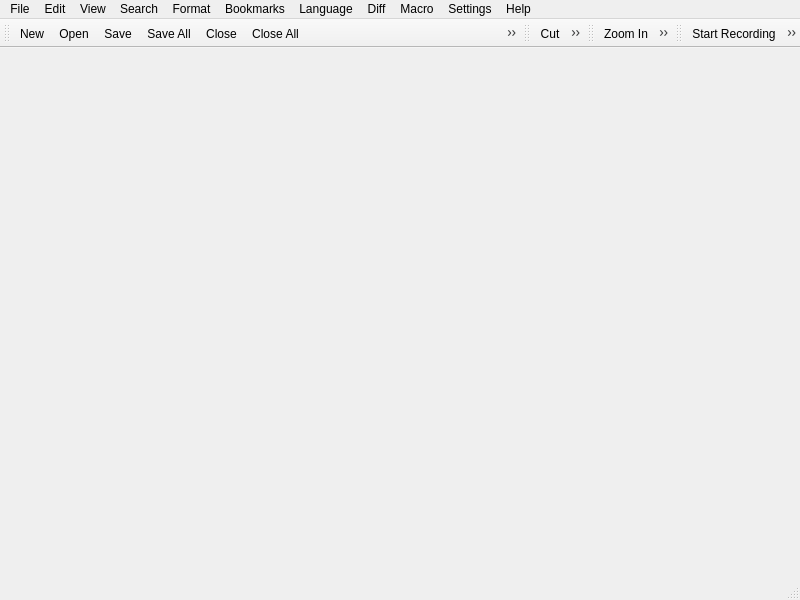
<?xml version="1.0" encoding="UTF-8"?>
<ui version="4.0">
 <class>MainWindow</class>
 <widget class="QMainWindow" name="MainWindow">
  <property name="geometry">
   <rect>
    <x>0</x>
    <y>0</y>
    <width>800</width>
    <height>600</height>
   </rect>
  </property>
  <property name="windowTitle">
   <string>Raptor</string>
  </property>
  <property name="windowIcon">
   <iconset resource="../ressources.qrc">
    <normaloff>:/images/raptor.png</normaloff>:/images/raptor.png</iconset>
  </property>
  <widget class="QWidget" name="centralwidget"/>
  <widget class="QMenuBar" name="menubar">
   <property name="geometry">
    <rect>
     <x>0</x>
     <y>0</y>
     <width>800</width>
     <height>21</height>
    </rect>
   </property>
   <widget class="QMenu" name="menuFile">
    <property name="title">
     <string>File</string>
    </property>
    <widget class="QMenu" name="menuRecentFiles">
     <property name="title">
      <string>Recent Files</string>
     </property>
     <property name="icon">
      <iconset resource="../ressources.qrc">
       <normaloff>:/images/favorite.png</normaloff>:/images/favorite.png</iconset>
     </property>
     <addaction name="actionEmptyRecentFilesList"/>
     <addaction name="actionOpenAllRecentFiles"/>
    </widget>
    <widget class="QMenu" name="menuSessions">
     <property name="title">
      <string>Sessions</string>
     </property>
     <property name="icon">
      <iconset resource="../ressources.qrc">
       <normaloff>:/images/session.png</normaloff>:/images/session.png</iconset>
     </property>
     <addaction name="actionSessionSave"/>
     <addaction name="actionSessionRestore"/>
    </widget>
    <addaction name="actionNew"/>
    <addaction name="actionOpen"/>
    <addaction name="separator"/>
    <addaction name="actionSave"/>
    <addaction name="actionSaveAll"/>
    <addaction name="actionSaveAs"/>
    <addaction name="actionSaveACopyAs"/>
    <addaction name="separator"/>
    <addaction name="actionReload"/>
    <addaction name="separator"/>
    <addaction name="actionPrint"/>
    <addaction name="separator"/>
    <addaction name="actionClose"/>
    <addaction name="actionCloseAll"/>
    <addaction name="actionCloseAllExceptCurrentDocument"/>
    <addaction name="separator"/>
    <addaction name="menuSessions"/>
    <addaction name="separator"/>
    <addaction name="menuRecentFiles"/>
    <addaction name="separator"/>
    <addaction name="actionExit"/>
   </widget>
   <widget class="QMenu" name="menuEdit">
    <property name="title">
     <string>Edit</string>
    </property>
    <widget class="QMenu" name="menuIndentation">
     <property name="title">
      <string>Indentation</string>
     </property>
     <addaction name="actionIndent"/>
     <addaction name="actionUnindent"/>
     <addaction name="separator"/>
     <addaction name="actionAutoIndentation"/>
     <addaction name="actionIndentationGuides"/>
     <addaction name="separator"/>
     <addaction name="actionReindentFile"/>
     <addaction name="actionReindentOpenFiles"/>
    </widget>
    <widget class="QMenu" name="menuConvertCaseTo">
     <property name="title">
      <string>Convert Case To</string>
     </property>
     <addaction name="actionUpperCase"/>
     <addaction name="actionLowerCase"/>
    </widget>
    <widget class="QMenu" name="menuLines">
     <property name="title">
      <string>Lines/Words</string>
     </property>
     <addaction name="actionDuplicateLine"/>
     <addaction name="actionCutLine"/>
     <addaction name="actionCopyLine"/>
     <addaction name="actionDeleteLine"/>
     <addaction name="actionMoveLineUp"/>
     <addaction name="actionMoveLineDown"/>
     <addaction name="separator"/>
     <addaction name="actionDeleteWord"/>
    </widget>
    <addaction name="actionUndo"/>
    <addaction name="actionRedo"/>
    <addaction name="separator"/>
    <addaction name="actionCut"/>
    <addaction name="actionCopy"/>
    <addaction name="actionPaste"/>
    <addaction name="actionSelectAll"/>
    <addaction name="separator"/>
    <addaction name="menuIndentation"/>
    <addaction name="menuConvertCaseTo"/>
    <addaction name="menuLines"/>
    <addaction name="actionTrimTrailingSpaces"/>
    <addaction name="separator"/>
    <addaction name="actionReadOnly"/>
   </widget>
   <widget class="QMenu" name="menuView">
    <property name="title">
     <string>View</string>
    </property>
    <widget class="QMenu" name="menuZoom">
     <property name="title">
      <string>Zoom</string>
     </property>
     <property name="icon">
      <iconset resource="../ressources.qrc">
       <normaloff>:/images/zoom.png</normaloff>:/images/zoom.png</iconset>
     </property>
     <addaction name="actionZoomIn"/>
     <addaction name="actionZoomOut"/>
     <addaction name="separator"/>
     <addaction name="actionRestoreDefaultZoom"/>
    </widget>
    <widget class="QMenu" name="menuInvisibleSymbol">
     <property name="title">
      <string>Invisible Symbol</string>
     </property>
     <property name="icon">
      <iconset resource="../ressources.qrc">
       <normaloff>:/images/paragraph.png</normaloff>:/images/paragraph.png</iconset>
     </property>
     <addaction name="actionShowWhitespaceAndTab"/>
     <addaction name="actionShowEndOfLine"/>
     <addaction name="actionShowAll"/>
     <addaction name="separator"/>
     <addaction name="actionIndentationGuides"/>
    </widget>
    <widget class="QMenu" name="menuFold_level">
     <property name="title">
      <string>Fold level</string>
     </property>
     <addaction name="actionFoldLevel_1"/>
     <addaction name="actionFoldLevel_2"/>
     <addaction name="actionFoldLevel_3"/>
     <addaction name="actionFoldLevel_4"/>
     <addaction name="actionFoldLevel_5"/>
     <addaction name="actionFoldLevel_6"/>
     <addaction name="actionFoldLevel_7"/>
     <addaction name="actionFoldLevel_8"/>
    </widget>
    <widget class="QMenu" name="menuUnfold_level">
     <property name="title">
      <string>Unfold level</string>
     </property>
     <addaction name="actionUnfoldLevel_1"/>
     <addaction name="actionUnfoldLevel_2"/>
     <addaction name="actionUnfoldLevel_3"/>
     <addaction name="actionUnfoldLevel_4"/>
     <addaction name="actionUnfoldLevel_5"/>
     <addaction name="actionUnfoldLevel_6"/>
     <addaction name="actionUnfoldLevel_7"/>
     <addaction name="actionUnfoldLevel_8"/>
    </widget>
    <addaction name="menuZoom"/>
    <addaction name="menuInvisibleSymbol"/>
    <addaction name="separator"/>
    <addaction name="actionFoldAll"/>
    <addaction name="menuFold_level"/>
    <addaction name="menuUnfold_level"/>
   </widget>
   <widget class="QMenu" name="menuFormat">
    <property name="title">
     <string>Format</string>
    </property>
    <addaction name="actionConvertToWindowsFormat"/>
    <addaction name="actionConvertToUnixFormat"/>
    <addaction name="actionConvertToMacFormat"/>
   </widget>
   <widget class="QMenu" name="menuHelp">
    <property name="title">
     <string>Help</string>
    </property>
    <addaction name="actionAbout"/>
   </widget>
   <widget class="QMenu" name="menuLanguage">
    <property name="title">
     <string>Language</string>
    </property>
   </widget>
   <widget class="QMenu" name="menuMacro">
    <property name="title">
     <string>Macro</string>
    </property>
    <addaction name="actionStartRecording"/>
    <addaction name="actionStopRecording"/>
    <addaction name="actionRunMacro"/>
    <addaction name="actionRunMacroMultipleTimes"/>
    <addaction name="separator"/>
    <addaction name="actionSaveMacro"/>
   </widget>
   <widget class="QMenu" name="menuSettings">
    <property name="title">
     <string>Settings</string>
    </property>
    <addaction name="actionSettings"/>
   </widget>
   <widget class="QMenu" name="menuBookmarks">
    <property name="title">
     <string>Bookmarks</string>
    </property>
    <addaction name="actionToggleBookmark"/>
    <addaction name="actionRemoveAllBookmarks"/>
    <addaction name="separator"/>
    <addaction name="actionNextBookmark"/>
    <addaction name="actionPreviousBookmark"/>
   </widget>
   <widget class="QMenu" name="menuSearch">
    <property name="title">
     <string>Search</string>
    </property>
    <addaction name="actionSearch"/>
    <addaction name="actionFindNext"/>
    <addaction name="actionFindPrevious"/>
   </widget>
   <widget class="QMenu" name="menuDiff">
    <property name="title">
     <string>Diff</string>
    </property>
    <addaction name="actionDiff"/>
    <addaction name="actionDiffClearResult"/>
   </widget>
   <addaction name="menuFile"/>
   <addaction name="menuEdit"/>
   <addaction name="menuView"/>
   <addaction name="menuSearch"/>
   <addaction name="menuFormat"/>
   <addaction name="menuBookmarks"/>
   <addaction name="menuLanguage"/>
   <addaction name="menuDiff"/>
   <addaction name="menuMacro"/>
   <addaction name="menuSettings"/>
   <addaction name="menuHelp"/>
  </widget>
  <widget class="QStatusBar" name="statusbar"/>
  <widget class="QToolBar" name="toolBarFile">
   <property name="windowTitle">
    <string>File</string>
   </property>
   <property name="iconSize">
    <size>
     <width>22</width>
     <height>22</height>
    </size>
   </property>
   <attribute name="toolBarArea">
    <enum>TopToolBarArea</enum>
   </attribute>
   <attribute name="toolBarBreak">
    <bool>false</bool>
   </attribute>
   <addaction name="actionNew"/>
   <addaction name="actionOpen"/>
   <addaction name="actionSave"/>
   <addaction name="actionSaveAll"/>
   <addaction name="actionClose"/>
   <addaction name="actionCloseAll"/>
   <addaction name="actionCloseAllExceptCurrentDocument"/>
   <addaction name="actionPrint"/>
   <addaction name="separator"/>
  </widget>
  <widget class="QToolBar" name="toolBarEdit">
   <property name="windowTitle">
    <string>Edit</string>
   </property>
   <property name="iconSize">
    <size>
     <width>22</width>
     <height>22</height>
    </size>
   </property>
   <attribute name="toolBarArea">
    <enum>TopToolBarArea</enum>
   </attribute>
   <attribute name="toolBarBreak">
    <bool>false</bool>
   </attribute>
   <addaction name="actionCut"/>
   <addaction name="actionCopy"/>
   <addaction name="actionPaste"/>
   <addaction name="separator"/>
   <addaction name="actionUndo"/>
   <addaction name="actionRedo"/>
  </widget>
  <widget class="QToolBar" name="toolBarView">
   <property name="windowTitle">
    <string>View</string>
   </property>
   <property name="iconSize">
    <size>
     <width>22</width>
     <height>22</height>
    </size>
   </property>
   <attribute name="toolBarArea">
    <enum>TopToolBarArea</enum>
   </attribute>
   <attribute name="toolBarBreak">
    <bool>false</bool>
   </attribute>
   <addaction name="actionZoomIn"/>
   <addaction name="actionZoomOut"/>
   <addaction name="separator"/>
   <addaction name="actionShowAll"/>
  </widget>
  <widget class="QToolBar" name="toolBarMacro">
   <property name="windowTitle">
    <string>Macro</string>
   </property>
   <property name="iconSize">
    <size>
     <width>22</width>
     <height>22</height>
    </size>
   </property>
   <attribute name="toolBarArea">
    <enum>TopToolBarArea</enum>
   </attribute>
   <attribute name="toolBarBreak">
    <bool>false</bool>
   </attribute>
   <addaction name="actionStartRecording"/>
   <addaction name="actionStopRecording"/>
   <addaction name="actionRunMacro"/>
   <addaction name="actionRunMacroMultipleTimes"/>
  </widget>
  <action name="actionNew">
   <property name="icon">
    <iconset resource="../ressources.qrc">
     <normaloff>:/images/new.png</normaloff>:/images/new.png</iconset>
   </property>
   <property name="text">
    <string>New</string>
   </property>
   <property name="statusTip">
    <string>Create new fie</string>
   </property>
   <property name="shortcut">
    <string>Ctrl+N</string>
   </property>
  </action>
  <action name="actionOpen">
   <property name="icon">
    <iconset resource="../ressources.qrc">
     <normaloff>:/images/open.png</normaloff>:/images/open.png</iconset>
   </property>
   <property name="text">
    <string>Open</string>
   </property>
   <property name="statusTip">
    <string>Open file</string>
   </property>
   <property name="shortcut">
    <string>Ctrl+O</string>
   </property>
  </action>
  <action name="actionSave">
   <property name="icon">
    <iconset resource="../ressources.qrc">
     <normaloff>:/images/save.png</normaloff>:/images/save.png</iconset>
   </property>
   <property name="text">
    <string>Save</string>
   </property>
   <property name="statusTip">
    <string>Save file</string>
   </property>
   <property name="shortcut">
    <string>Ctrl+S</string>
   </property>
  </action>
  <action name="actionSaveAs">
   <property name="icon">
    <iconset resource="../ressources.qrc">
     <normaloff>:/images/saveas.png</normaloff>:/images/saveas.png</iconset>
   </property>
   <property name="text">
    <string>Save As ...</string>
   </property>
   <property name="statusTip">
    <string>Save file as ...</string>
   </property>
   <property name="shortcut">
    <string>Ctrl+Alt+S</string>
   </property>
  </action>
  <action name="actionSaveACopyAs">
   <property name="text">
    <string>Save a Copy As ...</string>
   </property>
   <property name="statusTip">
    <string>Save a copy of this file as ...</string>
   </property>
  </action>
  <action name="actionClose">
   <property name="icon">
    <iconset resource="../ressources.qrc">
     <normaloff>:/images/closepage.png</normaloff>:/images/closepage.png</iconset>
   </property>
   <property name="text">
    <string>Close</string>
   </property>
   <property name="statusTip">
    <string>Close file</string>
   </property>
   <property name="shortcut">
    <string>Ctrl+W</string>
   </property>
  </action>
  <action name="actionCloseAll">
   <property name="icon">
    <iconset resource="../ressources.qrc">
     <normaloff>:/images/closeallpage.png</normaloff>:/images/closeallpage.png</iconset>
   </property>
   <property name="text">
    <string>Close All</string>
   </property>
   <property name="statusTip">
    <string>Close all files</string>
   </property>
  </action>
  <action name="actionCloseAllExceptCurrentDocument">
   <property name="icon">
    <iconset resource="../ressources.qrc">
     <normaloff>:/images/forbiddenpage.png</normaloff>:/images/forbiddenpage.png</iconset>
   </property>
   <property name="text">
    <string>Close All Except Current Document</string>
   </property>
   <property name="statusTip">
    <string>Close all files except the current one</string>
   </property>
  </action>
  <action name="actionExit">
   <property name="icon">
    <iconset resource="../ressources.qrc">
     <normaloff>:/images/exit.png</normaloff>:/images/exit.png</iconset>
   </property>
   <property name="text">
    <string>Exit</string>
   </property>
   <property name="statusTip">
    <string>Exit</string>
   </property>
   <property name="shortcut">
    <string>Alt+F4</string>
   </property>
  </action>
  <action name="actionSaveAll">
   <property name="icon">
    <iconset resource="../ressources.qrc">
     <normaloff>:/images/saveall.png</normaloff>:/images/saveall.png</iconset>
   </property>
   <property name="text">
    <string>Save All</string>
   </property>
   <property name="statusTip">
    <string>Save all files</string>
   </property>
   <property name="shortcut">
    <string>Ctrl+Shift+S</string>
   </property>
  </action>
  <action name="actionPrint">
   <property name="icon">
    <iconset resource="../ressources.qrc">
     <normaloff>:/images/print.png</normaloff>:/images/print.png</iconset>
   </property>
   <property name="text">
    <string>Print</string>
   </property>
   <property name="statusTip">
    <string>Print file</string>
   </property>
   <property name="shortcut">
    <string>Ctrl+P</string>
   </property>
  </action>
  <action name="actionUndo">
   <property name="icon">
    <iconset resource="../ressources.qrc">
     <normaloff>:/images/undo.png</normaloff>:/images/undo.png</iconset>
   </property>
   <property name="text">
    <string>Undo</string>
   </property>
   <property name="statusTip">
    <string>Undo</string>
   </property>
   <property name="shortcut">
    <string>Ctrl+Z</string>
   </property>
  </action>
  <action name="actionRedo">
   <property name="icon">
    <iconset resource="../ressources.qrc">
     <normaloff>:/images/redo.png</normaloff>:/images/redo.png</iconset>
   </property>
   <property name="text">
    <string>Redo</string>
   </property>
   <property name="statusTip">
    <string>Redo</string>
   </property>
   <property name="shortcut">
    <string>Ctrl+Y</string>
   </property>
  </action>
  <action name="actionCut">
   <property name="icon">
    <iconset resource="../ressources.qrc">
     <normaloff>:/images/cut.png</normaloff>:/images/cut.png</iconset>
   </property>
   <property name="text">
    <string>Cut</string>
   </property>
   <property name="statusTip">
    <string>Cut</string>
   </property>
   <property name="shortcut">
    <string>Ctrl+X</string>
   </property>
  </action>
  <action name="actionCopy">
   <property name="icon">
    <iconset resource="../ressources.qrc">
     <normaloff>:/images/copy.png</normaloff>:/images/copy.png</iconset>
   </property>
   <property name="text">
    <string>Copy</string>
   </property>
   <property name="statusTip">
    <string>Copy</string>
   </property>
   <property name="shortcut">
    <string>Ctrl+C</string>
   </property>
  </action>
  <action name="actionPaste">
   <property name="icon">
    <iconset resource="../ressources.qrc">
     <normaloff>:/images/paste.png</normaloff>:/images/paste.png</iconset>
   </property>
   <property name="text">
    <string>Paste</string>
   </property>
   <property name="statusTip">
    <string>Paste</string>
   </property>
   <property name="shortcut">
    <string>Ctrl+V</string>
   </property>
  </action>
  <action name="actionSelectAll">
   <property name="icon">
    <iconset resource="../ressources.qrc">
     <normaloff>:/images/selectall.png</normaloff>:/images/selectall.png</iconset>
   </property>
   <property name="text">
    <string>Select All</string>
   </property>
   <property name="statusTip">
    <string>Select All</string>
   </property>
   <property name="whatsThis">
    <string>Select All</string>
   </property>
   <property name="shortcut">
    <string>Ctrl+A</string>
   </property>
  </action>
  <action name="actionOpenAllRecentFiles">
   <property name="icon">
    <iconset resource="../ressources.qrc">
     <normaloff>:/images/open.png</normaloff>:/images/open.png</iconset>
   </property>
   <property name="text">
    <string>Open All Recent Files</string>
   </property>
   <property name="statusTip">
    <string>Open all recent files</string>
   </property>
  </action>
  <action name="actionEmptyRecentFilesList">
   <property name="icon">
    <iconset resource="../ressources.qrc">
     <normaloff>:/images/trashcan_empty.png</normaloff>:/images/trashcan_empty.png</iconset>
   </property>
   <property name="text">
    <string>Empty Recent Files List</string>
   </property>
   <property name="statusTip">
    <string>Clear the &quot;recent files&quot; list</string>
   </property>
  </action>
  <action name="actionIndent">
   <property name="icon">
    <iconset resource="../ressources.qrc">
     <normaloff>:/images/increase_indent.png</normaloff>:/images/increase_indent.png</iconset>
   </property>
   <property name="text">
    <string>Increase Line Indent</string>
   </property>
   <property name="statusTip">
    <string>Indent text</string>
   </property>
   <property name="shortcut">
    <string>Tab</string>
   </property>
  </action>
  <action name="actionUnindent">
   <property name="icon">
    <iconset resource="../ressources.qrc">
     <normaloff>:/images/decrease_indent.png</normaloff>:/images/decrease_indent.png</iconset>
   </property>
   <property name="text">
    <string>Decrease Line Indent</string>
   </property>
   <property name="statusTip">
    <string>Unindent text</string>
   </property>
   <property name="shortcut">
    <string>Shift+Tab</string>
   </property>
  </action>
  <action name="actionAutoIndentation">
   <property name="checkable">
    <bool>true</bool>
   </property>
   <property name="checked">
    <bool>true</bool>
   </property>
   <property name="text">
    <string>Auto Indentation</string>
   </property>
   <property name="statusTip">
    <string>Enable/Disable auto indentation</string>
   </property>
  </action>
  <action name="actionIndentationGuides">
   <property name="checkable">
    <bool>true</bool>
   </property>
   <property name="checked">
    <bool>true</bool>
   </property>
   <property name="text">
    <string>Indentation Guides</string>
   </property>
   <property name="statusTip">
    <string>Show indentation guides</string>
   </property>
  </action>
  <action name="actionZoomIn">
   <property name="icon">
    <iconset resource="../ressources.qrc">
     <normaloff>:/images/zoomin.png</normaloff>:/images/zoomin.png</iconset>
   </property>
   <property name="text">
    <string>Zoom In</string>
   </property>
   <property name="statusTip">
    <string>Zoom In</string>
   </property>
   <property name="shortcut">
    <string>Ctrl++</string>
   </property>
  </action>
  <action name="actionZoomOut">
   <property name="icon">
    <iconset resource="../ressources.qrc">
     <normaloff>:/images/zoomout.png</normaloff>:/images/zoomout.png</iconset>
   </property>
   <property name="text">
    <string>Zoom Out</string>
   </property>
   <property name="statusTip">
    <string>Zoom Out</string>
   </property>
   <property name="shortcut">
    <string>Ctrl+-</string>
   </property>
  </action>
  <action name="actionRestoreDefaultZoom">
   <property name="icon">
    <iconset resource="../ressources.qrc">
     <normaloff>:/images/zoom.png</normaloff>:/images/zoom.png</iconset>
   </property>
   <property name="text">
    <string>Restore Default Zoom</string>
   </property>
   <property name="statusTip">
    <string>Restore default zoom</string>
   </property>
   <property name="shortcut">
    <string>Ctrl+/</string>
   </property>
  </action>
  <action name="actionShowWhitespaceAndTab">
   <property name="checkable">
    <bool>true</bool>
   </property>
   <property name="text">
    <string>Show Whitespace and Tab</string>
   </property>
   <property name="statusTip">
    <string>Show whitespaces and tabs</string>
   </property>
  </action>
  <action name="actionShowEndOfLine">
   <property name="checkable">
    <bool>true</bool>
   </property>
   <property name="text">
    <string>Show End Of Line</string>
   </property>
   <property name="statusTip">
    <string>Show end of line</string>
   </property>
  </action>
  <action name="actionShowAll">
   <property name="checkable">
    <bool>true</bool>
   </property>
   <property name="icon">
    <iconset resource="../ressources.qrc">
     <normaloff>:/images/paragraph.png</normaloff>:/images/paragraph.png</iconset>
   </property>
   <property name="text">
    <string>Show All</string>
   </property>
   <property name="statusTip">
    <string>Show whitespaces, tabs and end of line</string>
   </property>
  </action>
  <action name="actionTrimTrailingSpaces">
   <property name="text">
    <string>Trim Trailing Spaces</string>
   </property>
   <property name="statusTip">
    <string>Trim trailing spaces</string>
   </property>
   <property name="whatsThis">
    <string/>
   </property>
  </action>
  <action name="actionUpperCase">
   <property name="icon">
    <iconset resource="../ressources.qrc">
     <normaloff>:/images/uppercase.png</normaloff>:/images/uppercase.png</iconset>
   </property>
   <property name="text">
    <string>UPPER CASE</string>
   </property>
   <property name="statusTip">
    <string>Convert selected text to upper case</string>
   </property>
   <property name="shortcut">
    <string>Ctrl+Shift+U</string>
   </property>
  </action>
  <action name="actionLowerCase">
   <property name="icon">
    <iconset resource="../ressources.qrc">
     <normaloff>:/images/lowercase.png</normaloff>:/images/lowercase.png</iconset>
   </property>
   <property name="text">
    <string>lower case</string>
   </property>
   <property name="statusTip">
    <string>Convert selected text to lower case</string>
   </property>
   <property name="shortcut">
    <string>Ctrl+U</string>
   </property>
  </action>
  <action name="actionReadOnly">
   <property name="checkable">
    <bool>true</bool>
   </property>
   <property name="text">
    <string>Read-Only</string>
   </property>
   <property name="toolTip">
    <string>Read-Only</string>
   </property>
   <property name="statusTip">
    <string>Set/Unset document in read-only</string>
   </property>
   <property name="whatsThis">
    <string/>
   </property>
  </action>
  <action name="actionConvertToWindowsFormat">
   <property name="icon">
    <iconset resource="../ressources.qrc">
     <normaloff>:/images/windows.png</normaloff>:/images/windows.png</iconset>
   </property>
   <property name="text">
    <string>Convert To Windows Format</string>
   </property>
   <property name="toolTip">
    <string>Convert To Windows Format</string>
   </property>
   <property name="statusTip">
    <string>Set end of line to a carriage return/line feed as used on Windows systems. (&quot;\r\n&quot;)</string>
   </property>
  </action>
  <action name="actionConvertToUnixFormat">
   <property name="icon">
    <iconset resource="../ressources.qrc">
     <normaloff>:/images/linux.png</normaloff>:/images/linux.png</iconset>
   </property>
   <property name="text">
    <string>Convert To Unix Format</string>
   </property>
   <property name="toolTip">
    <string>Convert To Unix Format</string>
   </property>
   <property name="statusTip">
    <string>Set end of line to a line feed as used on Unix systems. (&quot;\n&quot;)</string>
   </property>
  </action>
  <action name="actionConvertToMacFormat">
   <property name="icon">
    <iconset resource="../ressources.qrc">
     <normaloff>:/images/mac.png</normaloff>:/images/mac.png</iconset>
   </property>
   <property name="text">
    <string>Convert To Mac Format</string>
   </property>
   <property name="toolTip">
    <string>Convert To Mac Format</string>
   </property>
   <property name="statusTip">
    <string>Set end of line to a carriage return as used on Mac systems. (&quot;\r&quot;)</string>
   </property>
  </action>
  <action name="actionAbout">
   <property name="text">
    <string>About</string>
   </property>
   <property name="statusTip">
    <string>About...</string>
   </property>
  </action>
  <action name="actionStartRecording">
   <property name="icon">
    <iconset resource="../ressources.qrc">
     <normaloff>:/images/record.png</normaloff>:/images/record.png</iconset>
   </property>
   <property name="text">
    <string>Start Recording</string>
   </property>
   <property name="statusTip">
    <string>Start recording macro</string>
   </property>
  </action>
  <action name="actionStopRecording">
   <property name="icon">
    <iconset resource="../ressources.qrc">
     <normaloff>:/images/player_stop.png</normaloff>:/images/player_stop.png</iconset>
   </property>
   <property name="text">
    <string>Stop Recording</string>
   </property>
   <property name="statusTip">
    <string>Stop recording macro</string>
   </property>
  </action>
  <action name="actionRunMacro">
   <property name="icon">
    <iconset resource="../ressources.qrc">
     <normaloff>:/images/play.png</normaloff>:/images/play.png</iconset>
   </property>
   <property name="text">
    <string>Run Macro</string>
   </property>
   <property name="statusTip">
    <string>Run macro</string>
   </property>
  </action>
  <action name="actionRunMacroMultipleTimes">
   <property name="icon">
    <iconset resource="../ressources.qrc">
     <normaloff>:/images/play_forward.png</normaloff>:/images/play_forward.png</iconset>
   </property>
   <property name="text">
    <string>Run Macro Multiple Times ...</string>
   </property>
   <property name="statusTip">
    <string>Run macro multiple times</string>
   </property>
  </action>
  <action name="actionSaveMacro">
   <property name="icon">
    <iconset resource="../ressources.qrc">
     <normaloff>:/images/save.png</normaloff>:/images/save.png</iconset>
   </property>
   <property name="text">
    <string>Save Macro</string>
   </property>
   <property name="statusTip">
    <string>Save macro</string>
   </property>
  </action>
  <action name="actionSettings">
   <property name="icon">
    <iconset resource="../ressources.qrc">
     <normaloff>:/images/settings.png</normaloff>:/images/settings.png</iconset>
   </property>
   <property name="text">
    <string>Settings</string>
   </property>
   <property name="statusTip">
    <string>Settings window</string>
   </property>
  </action>
  <action name="actionSessionSave">
   <property name="icon">
    <iconset resource="../ressources.qrc">
     <normaloff>:/images/saveas.png</normaloff>:/images/saveas.png</iconset>
   </property>
   <property name="text">
    <string>Save</string>
   </property>
   <property name="statusTip">
    <string>Save session</string>
   </property>
  </action>
  <action name="actionSessionRestore">
   <property name="icon">
    <iconset resource="../ressources.qrc">
     <normaloff>:/images/restore.png</normaloff>:/images/restore.png</iconset>
   </property>
   <property name="text">
    <string>Restore</string>
   </property>
   <property name="statusTip">
    <string>Restore session</string>
   </property>
  </action>
  <action name="actionToggleBookmark">
   <property name="icon">
    <iconset resource="../ressources.qrc">
     <normaloff>:/images/ledblue.png</normaloff>:/images/ledblue.png</iconset>
   </property>
   <property name="text">
    <string>Toggle bookmark</string>
   </property>
   <property name="statusTip">
    <string>Toggle bookmark</string>
   </property>
   <property name="shortcut">
    <string>Ctrl+F2</string>
   </property>
  </action>
  <action name="actionRemoveAllBookmarks">
   <property name="text">
    <string>Remove All bookmarks</string>
   </property>
   <property name="statusTip">
    <string>Remove all bookmarks</string>
   </property>
  </action>
  <action name="actionNextBookmark">
   <property name="icon">
    <iconset resource="../ressources.qrc">
     <normaloff>:/images/bookmark-next.png</normaloff>:/images/bookmark-next.png</iconset>
   </property>
   <property name="text">
    <string>Next bookmark</string>
   </property>
   <property name="statusTip">
    <string>Go to the next bookmark</string>
   </property>
   <property name="shortcut">
    <string>F2</string>
   </property>
  </action>
  <action name="actionPreviousBookmark">
   <property name="icon">
    <iconset resource="../ressources.qrc">
     <normaloff>:/images/bookmark-prev.png</normaloff>:/images/bookmark-prev.png</iconset>
   </property>
   <property name="text">
    <string>Previous bookmark</string>
   </property>
   <property name="statusTip">
    <string>Go to the previous bookmark</string>
   </property>
   <property name="shortcut">
    <string>Shift+F2</string>
   </property>
  </action>
  <action name="actionSearch">
   <property name="icon">
    <iconset resource="../ressources.qrc">
     <normaloff>:/images/search.png</normaloff>:/images/search.png</iconset>
   </property>
   <property name="text">
    <string>Search...</string>
   </property>
   <property name="statusTip">
    <string>Search...</string>
   </property>
   <property name="shortcut">
    <string>Ctrl+F</string>
   </property>
  </action>
  <action name="actionFindNext">
   <property name="icon">
    <iconset resource="../ressources.qrc">
     <normaloff>:/images/forward.png</normaloff>:/images/forward.png</iconset>
   </property>
   <property name="text">
    <string>Find next</string>
   </property>
   <property name="statusTip">
    <string>Find next occurence</string>
   </property>
   <property name="shortcut">
    <string>F3</string>
   </property>
  </action>
  <action name="actionFindPrevious">
   <property name="icon">
    <iconset resource="../ressources.qrc">
     <normaloff>:/images/backward.png</normaloff>:/images/backward.png</iconset>
   </property>
   <property name="text">
    <string>Find previous</string>
   </property>
   <property name="statusTip">
    <string>Find previous occurence</string>
   </property>
   <property name="shortcut">
    <string>Shift+F3</string>
   </property>
  </action>
  <action name="actionReload">
   <property name="icon">
    <iconset resource="../ressources.qrc">
     <normaloff>:/images/restore.png</normaloff>:/images/restore.png</iconset>
   </property>
   <property name="text">
    <string>Reload</string>
   </property>
   <property name="statusTip">
    <string>Reload file from disk</string>
   </property>
   <property name="shortcut">
    <string>F5</string>
   </property>
  </action>
  <action name="actionFoldAll">
   <property name="text">
    <string>Fold/Unfold All</string>
   </property>
   <property name="statusTip">
    <string>Fold/Unfold all</string>
   </property>
   <property name="shortcut">
    <string>Alt+²</string>
   </property>
  </action>
  <action name="actionFoldLevel_1">
   <property name="text">
    <string>Level 1</string>
   </property>
   <property name="statusTip">
    <string>Fold level 1</string>
   </property>
   <property name="shortcut">
    <string>Alt+1</string>
   </property>
  </action>
  <action name="actionFoldLevel_2">
   <property name="text">
    <string>Level 2</string>
   </property>
   <property name="statusTip">
    <string>Fold level 2</string>
   </property>
   <property name="shortcut">
    <string>Alt+2</string>
   </property>
  </action>
  <action name="actionFoldLevel_3">
   <property name="text">
    <string>Level 3</string>
   </property>
   <property name="statusTip">
    <string>Fold level 3</string>
   </property>
   <property name="shortcut">
    <string>Alt+3</string>
   </property>
  </action>
  <action name="actionFoldLevel_4">
   <property name="text">
    <string>Level 4</string>
   </property>
   <property name="statusTip">
    <string>Fold level 4</string>
   </property>
   <property name="shortcut">
    <string>Alt+4</string>
   </property>
  </action>
  <action name="actionFoldLevel_5">
   <property name="text">
    <string>Level 5</string>
   </property>
   <property name="statusTip">
    <string>Fold level 5</string>
   </property>
   <property name="shortcut">
    <string>Alt+5</string>
   </property>
  </action>
  <action name="actionFoldLevel_6">
   <property name="text">
    <string>Level 6</string>
   </property>
   <property name="statusTip">
    <string>Fold level 6</string>
   </property>
   <property name="shortcut">
    <string>Alt+6</string>
   </property>
  </action>
  <action name="actionFoldLevel_7">
   <property name="text">
    <string>Level 7</string>
   </property>
   <property name="statusTip">
    <string>Fold level 7</string>
   </property>
   <property name="shortcut">
    <string>Alt+7</string>
   </property>
  </action>
  <action name="actionFoldLevel_8">
   <property name="text">
    <string>Level 8</string>
   </property>
   <property name="statusTip">
    <string>Fold level 8</string>
   </property>
   <property name="shortcut">
    <string>Alt+8</string>
   </property>
  </action>
  <action name="actionUnfoldLevel_1">
   <property name="text">
    <string>Level 1</string>
   </property>
   <property name="statusTip">
    <string>Unfold level 1</string>
   </property>
  </action>
  <action name="actionUnfoldLevel_2">
   <property name="text">
    <string>Level 2</string>
   </property>
   <property name="statusTip">
    <string>Unfold level 2</string>
   </property>
  </action>
  <action name="actionUnfoldLevel_3">
   <property name="text">
    <string>Level 3</string>
   </property>
   <property name="statusTip">
    <string>Unfold level 3</string>
   </property>
  </action>
  <action name="actionUnfoldLevel_4">
   <property name="text">
    <string>Level 4</string>
   </property>
   <property name="toolTip">
    <string>Level 4</string>
   </property>
   <property name="statusTip">
    <string>Unfold level 4</string>
   </property>
  </action>
  <action name="actionUnfoldLevel_5">
   <property name="text">
    <string>Level 5</string>
   </property>
   <property name="statusTip">
    <string>Unfold level 5</string>
   </property>
  </action>
  <action name="actionUnfoldLevel_6">
   <property name="text">
    <string>Level 6</string>
   </property>
   <property name="statusTip">
    <string>Unfold level 6</string>
   </property>
  </action>
  <action name="actionUnfoldLevel_7">
   <property name="text">
    <string>Level 7</string>
   </property>
   <property name="statusTip">
    <string>Unfold level 7</string>
   </property>
  </action>
  <action name="actionUnfoldLevel_8">
   <property name="text">
    <string>Level 8</string>
   </property>
   <property name="statusTip">
    <string>Unfold level 8</string>
   </property>
  </action>
  <action name="actionReindentFile">
   <property name="icon">
    <iconset resource="../ressources.qrc">
     <normaloff>:/astyle/images/astyle/astyle.png</normaloff>:/astyle/images/astyle/astyle.png</iconset>
   </property>
   <property name="text">
    <string>Reindent File</string>
   </property>
   <property name="statusTip">
    <string>Reindent the file with astyle</string>
   </property>
   <property name="shortcut">
    <string>Ctrl+Alt+I</string>
   </property>
  </action>
  <action name="actionReindentOpenFiles">
   <property name="icon">
    <iconset resource="../ressources.qrc">
     <normaloff>:/astyle/images/astyle/astyle.png</normaloff>:/astyle/images/astyle/astyle.png</iconset>
   </property>
   <property name="text">
    <string>Reindent Open Files</string>
   </property>
   <property name="statusTip">
    <string>Reindent open files with astyle</string>
   </property>
  </action>
  <action name="actionDuplicateLine">
   <property name="text">
    <string>Duplicate Current Line</string>
   </property>
   <property name="statusTip">
    <string>Duplicate the current line</string>
   </property>
   <property name="shortcut">
    <string>Ctrl+D</string>
   </property>
  </action>
  <action name="actionMoveLineUp">
   <property name="text">
    <string>Move Current Line Up</string>
   </property>
   <property name="statusTip">
    <string>Move the current line up</string>
   </property>
   <property name="shortcut">
    <string>Ctrl+Shift+Up</string>
   </property>
  </action>
  <action name="actionMoveLineDown">
   <property name="text">
    <string>Move Current Line Down</string>
   </property>
   <property name="statusTip">
    <string>Move the current line down</string>
   </property>
   <property name="shortcut">
    <string>Ctrl+Shift+Down</string>
   </property>
  </action>
  <action name="actionDeleteLine">
   <property name="text">
    <string>Delete Current Line</string>
   </property>
   <property name="statusTip">
    <string>Delete the current line</string>
   </property>
   <property name="shortcut">
    <string>Ctrl+Shift+L</string>
   </property>
  </action>
  <action name="actionDeleteWord">
   <property name="text">
    <string>Delete Current Word</string>
   </property>
   <property name="statusTip">
    <string>Delete the current word</string>
   </property>
   <property name="shortcut">
    <string>Ctrl+Del</string>
   </property>
  </action>
  <action name="actionCutLine">
   <property name="text">
    <string>Cut Current Line</string>
   </property>
   <property name="statusTip">
    <string>Cut the current line</string>
   </property>
   <property name="shortcut">
    <string>Ctrl+L</string>
   </property>
  </action>
  <action name="actionCopyLine">
   <property name="text">
    <string>Copy Current Line</string>
   </property>
   <property name="statusTip">
    <string>Copy the current line</string>
   </property>
   <property name="shortcut">
    <string>Ctrl+Alt+L</string>
   </property>
  </action>
  <action name="actionDiff">
   <property name="icon">
    <iconset resource="../ressources.qrc">
     <normaloff>:/images/diff.png</normaloff>:/images/diff.png</iconset>
   </property>
   <property name="text">
    <string>Diff</string>
   </property>
  </action>
  <action name="actionDiffClearResult">
   <property name="text">
    <string>Clear Result</string>
   </property>
  </action>
 </widget>
 <resources>
  <include location="../ressources.qrc"/>
 </resources>
 <connections/>
</ui>
